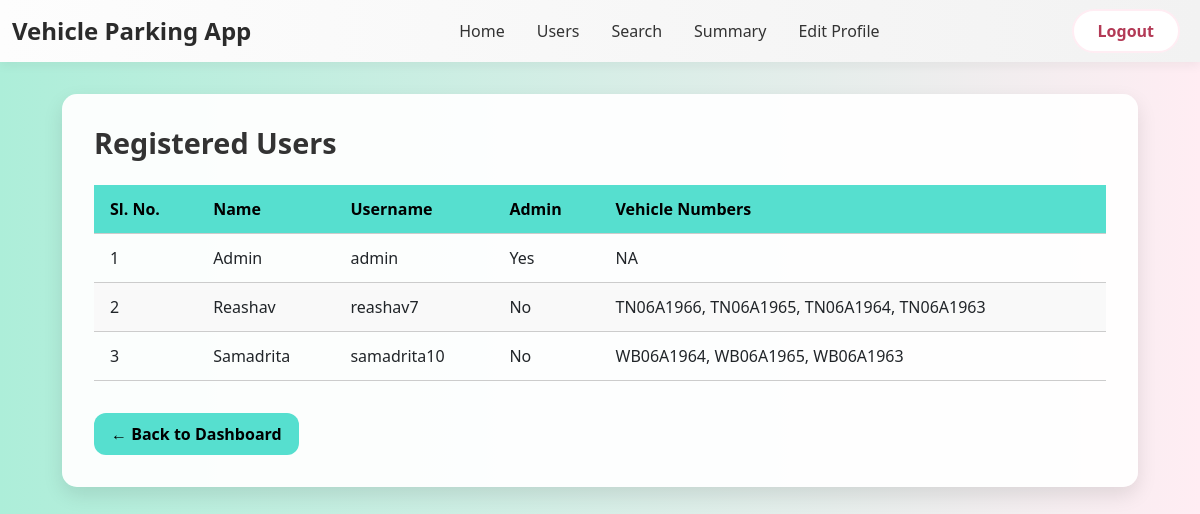
The page /admin_dashboard/users (signed in) on the database its author committed.
### models.py (models this page shows)
class User(db.Model):
    __tablename__ = 'user'
    id = db.Column(db.Integer, primary_key=True)
    username = db.Column(db.String(32), unique=True, nullable=False)
    passhash = db.Column(db.String(256), nullable=False)
    name = db.Column(db.String(64), nullable=False)
    is_admin = db.Column(db.Boolean, default=False, nullable=False)
    reservations = db.relationship('Reservation', backref='user', lazy=True)

### routes.py (the view)
@app.route('/admin_dashboard/users')
@admin_required
def users_list():
    users = User.query.all()
    user_data = []
    for user in users:
        reservations = Reservation.query.filter_by(user_id=user.id).all()
        vehicle_numbers = list({r.vehicle_number for r in reservations})  # Use set to remove duplicates
        if vehicle_numbers:
            vehicle_display = ", ".join(vehicle_numbers)
        else:
            vehicle_display = "NA"
        user_data.append({
            'name': user.name,
            'username': user.username,
            'is_admin': user.is_admin,
            'vehicle_numbers': vehicle_display
        })
    return render_template('users_list.html', users=user_data)

### routes.py (called while the page is built)
def admin_required(func):
    @wraps(func)
    def inner(*args, **kwargs):
        if 'user_id' not in session:
            flash('You need to log in first', 'danger')
            return redirect(url_for('admin_login'))
        user = User.query.get(session['user_id'])
        if not user.is_admin:
            flash('You do not have permission to access this page', 'danger')
            return redirect(url_for('admin_login'))
        return func(*args, **kwargs)
    return inner

### templates/users_list.html (shortened to what this page needs)
{% extends 'layout.html' %}
{% block navbar %}
    {% include 'admin_navbar.html' %}
{% endblock navbar %}
{% block content %}
<div class="container users-container">
    <div class="users-card">
        <h2>Registered Users</h2>
        <table class="user-table">
           <thead>
    <tr>
        <th>Sl. No.</th>
        <th>Name</th>
        <th>Username</th>
        <th>Admin</th>
        <th>Vehicle Numbers</th>
    </tr>
</thead>
<tbody>
    {% for user in users %}
    <tr>
        <td>{{ loop.index }}</td>
        <td>{{ user.name }}</td>
        <td>{{ user.username }}</td>
        <td>{{ 'Yes' if user.is_admin else 'No' }}</td>
        <td>{{ user.vehicle_numbers }}</td>
    </tr>
    {% endfor %}
</tbody>
        </table>
        <a href="{{ url_for('admin_dashboard', user_id=session['user_id']) }}" class="btn btn-back">← Back to Dashboard</a>
    </div>
</div>
{% endblock content %}

### templates/users_list.html (style rules this page uses)
body { background: linear-gradient(to right, #ADEED9, #FFEDF3); font-family: 'Segoe UI', Tahoma, Geneva, Verdana, sans-serif; }
.users-container { padding: 2rem; }
.users-card { background-color: rgba(255, 255, 255, 0.95); border-radius: 15px; box-shadow: 0 8px 20px rgba(0, 0, 0, 0.1); padding: 2rem; }
.users-card h2 { font-size: 1.8rem; font-weight: bold; margin-bottom: 1.5rem; color: #333; }
.user-table { width: 100%; border-collapse: collapse; }
.user-table th, .user-table td { padding: 0.75rem 1rem; text-align: left; border-bottom: 1px solid #ccc; }
.user-table th { background-color: #56DFCF; color: #000; }
.user-table tr:nth-child(even) { background-color: #f9f9f9; }
.btn-back { margin-top: 2rem; background-color: #56DFCF; color: #000; border-radius: 12px; padding: 0.5rem 1rem; font-weight: 600; text-decoration: none; }

### rows shown on the page
User: name "Admin", username "admin", is_admin "Yes", vehicle_numbers "NA"
User: name "Reashav", username "reashav7", is_admin "No", vehicle_numbers "TN06A1966, TN06A1965, TN06A1964, TN06A1963"
User: name "Samadrita", username "samadrita10", is_admin "No", vehicle_numbers "WB06A1964, WB06A1965, WB06A1963"
